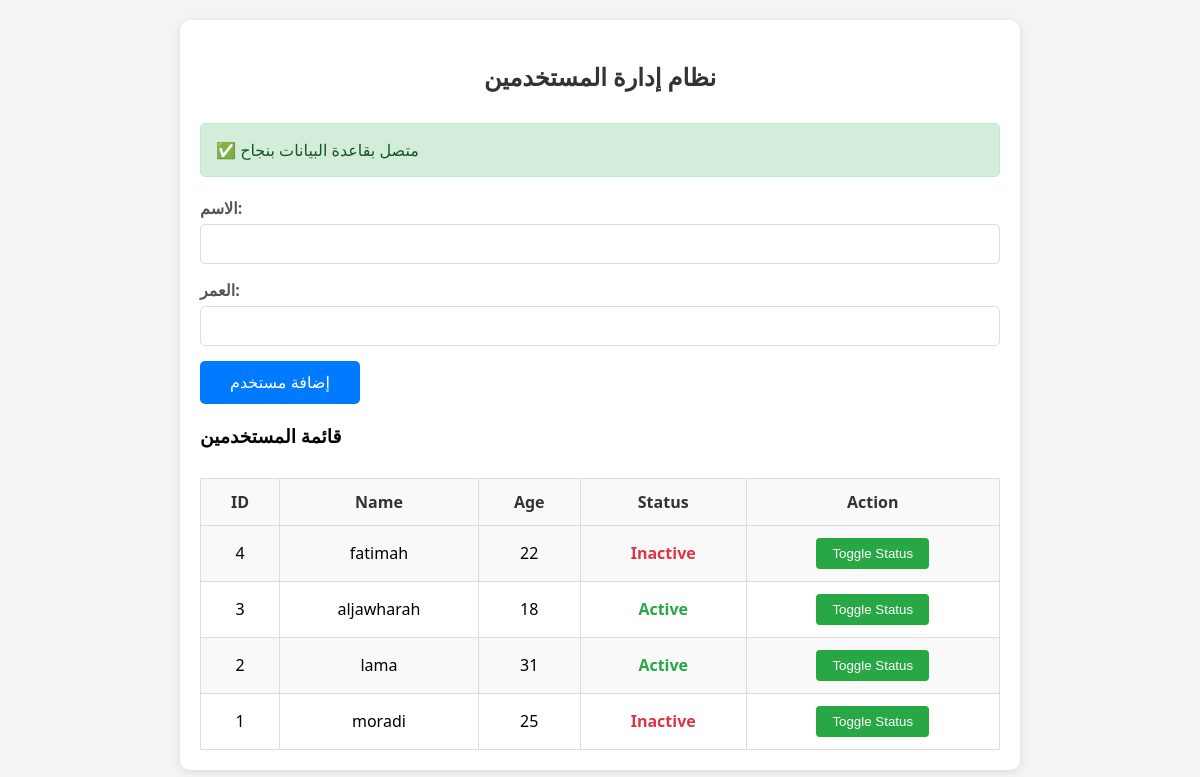
The page / on the database its author committed.
### tables this page shows
CREATE TABLE `users` (
  `id` int(11) NOT NULL,
  `name` varchar(50) NOT NULL,
  `age` int(11) NOT NULL,
  `status` tinyint(1) NOT NULL DEFAULT 0
);

### index.php (the view, shortened to what this page needs)
<!DOCTYPE html>
<html lang="en">
<head>
</head>
<body>
    <div class="container">
        <h2>نظام إدارة المستخدمين</h2>
        <div class="connection-status">
            <?php
            try {
                echo "<div class='alert alert-success'>✅ متصل بقاعدة البيانات بنجاح</div>";
            } catch (Exception $e) {
                echo "<div class='alert alert-error'>❌ خطأ في الاتصال: " . $e->getMessage() . "</div>";
            }
            ?>
        </div>
        <form method="POST" action="insert.php">
            <div class="form-group">
                <label for="name">الاسم:</label>
                <input type="text" id="name" name="name" required>
            </div>
            <div class="form-group">
                <label for="age">العمر:</label>
                <input type="number" id="age" name="age" min="1" max="120" required>
            </div>
            <input type="submit" value="إضافة مستخدم">
        </form>
        <h3>قائمة المستخدمين</h3>
        <?php
        $conn = getConnection();
        $stmt = $conn->prepare("SELECT id, name, age, status FROM users ORDER BY id DESC");
        $stmt->execute();
        $result = $stmt->get_result();
        if ($result->num_rows > 0) {
            echo "<table>";
            echo "<tr><th>ID</th><th>Name</th><th>Age</th><th>Status</th><th>Action</th></tr>";
            while($row = $result->fetch_assoc()) {
                $statusText = $row['status'] == 1 ? 'Active' : 'Inactive';
                $statusClass = $row['status'] == 1 ? 'status-active' : 'status-inactive';
                echo "<tr>";
                echo "<td>" . htmlspecialchars($row['id']) . "</td>";
                echo "<td>" . htmlspecialchars($row['name']) . "</td>";
                echo "<td>" . htmlspecialchars($row['age']) . "</td>";
                echo "<td id='status-" . $row['id'] . "' class='" . $statusClass . "'>" . $statusText . "</td>";
                echo "<td><button class='toggle-btn' onclick='toggleStatus(" . $row['id'] . ")'>Toggle Status</button></td>";
                echo "</tr>";
            }
            echo "</table>";
        } else {
            echo "<p>No users found.</p>";
        }
        ?>
    </div>
</body>
</html>

### index.php (style rules this page uses)
body { font-family: 'Segoe UI', Tahoma, Geneva, Verdana, sans-serif; margin: 20px; background-color: #f4f4f4; direction: ltr; }
.container { max-width: 800px; margin: 0 auto; background: white; padding: 20px; border-radius: 10px; box-shadow: 0 2px 10px rgba(0,0,0,0.1); }
h2 { color: #333; text-align: center; margin-bottom: 30px; }
.form-group { margin-bottom: 15px; }
label { display: block; margin-bottom: 5px; font-weight: bold; color: #555; }
input[type="text"], input[type="number"] { width: 100%; padding: 10px; border: 1px solid #ddd; border-radius: 5px; font-size: 16px; box-sizing: border-box; }
input[type="submit"] { background-color: #007bff; color: white; padding: 12px 30px; border: none; border-radius: 5px; cursor: pointer; font-size: 16px; transition: background-color 0.3s; }
table { width: 100%; border-collapse: collapse; margin-top: 30px; }
th, td { border: 1px solid #ddd; padding: 12px; text-align: center; }
th { background-color: #f8f9fa; font-weight: bold; color: #333; }
tr:nth-child(even) { background-color: #f9f9f9; }
.toggle-btn { background-color: #28a745; color: white; border: none; padding: 8px 16px; border-radius: 4px; cursor: pointer; transition: background-color 0.3s; }
.status-active { color: #28a745; font-weight: bold; }
.status-inactive { color: #dc3545; font-weight: bold; }
.alert { padding: 15px; margin-bottom: 20px; border-radius: 5px; }
.alert-success { background-color: #d4edda; color: #155724; border: 1px solid #c3e6cb; }

### rows shown on the page
users: id "4", name "fatimah", age "22", status "Inactive"
users: id "3", name "aljawharah", age "18", status "Active"
users: id "2", name "lama", age "31", status "Active"
users: id "1", name "moradi", age "25", status "Inactive"
